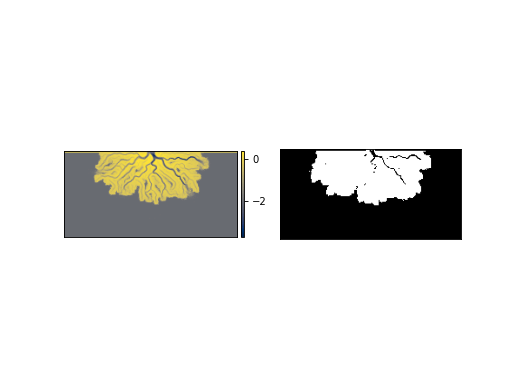

Recreate this plot in Python.
import matplotlib.pyplot as plt
from sandplover.mask import DepositMask
from sandplover.sample_data.sample_data import golf
#
golfcube = golf()
deposit_mask = DepositMask(
    golfcube["eta"][-1, :, :], background_value=golfcube["eta"][0, :, :]
)
fig, ax = plt.subplots(1, 2)
golfcube.quick_show("eta", ax=ax[0])
deposit_mask.show(ax=ax[1])
